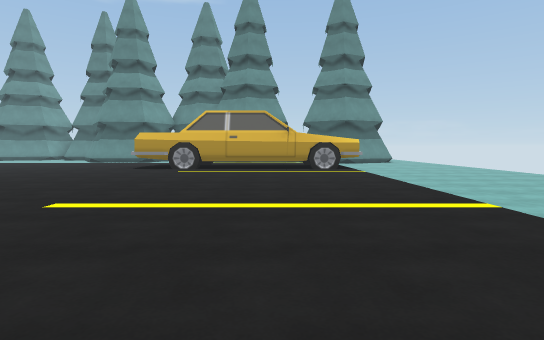
View 1 (above)

23 first-person views from a walk through a Unity game level. The camera is 1.3 m above the floor, tilts 4° down and sees 80° across. The floor is counted in squares, 2 m on a side. Each view is taken from the middle of a square. On the plan, view 1 faces up. The plan holds only what a view shows up to about 10 squares ahead; the rest is blank. The place goes on beyond the plan. The player is left out. Some animated figures are left out. Door leaves are left out, so doorways stand open.

View 2
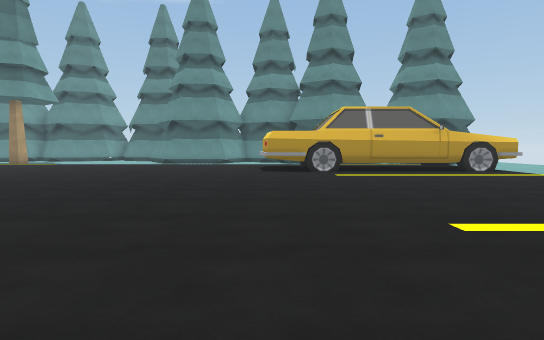

View 3
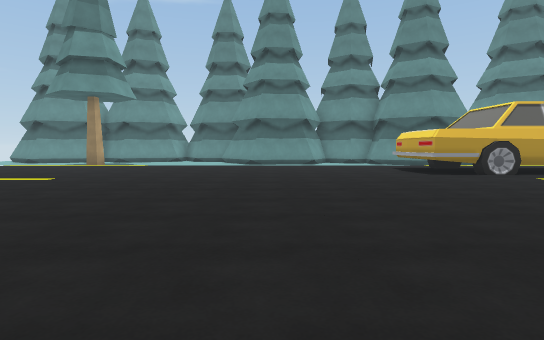

View 4
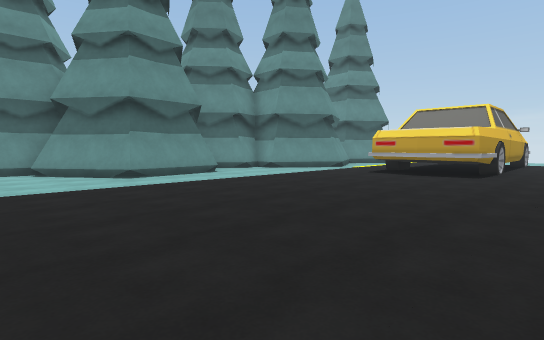

View 5
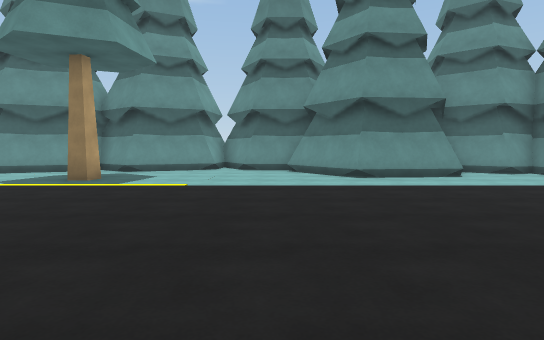

View 6
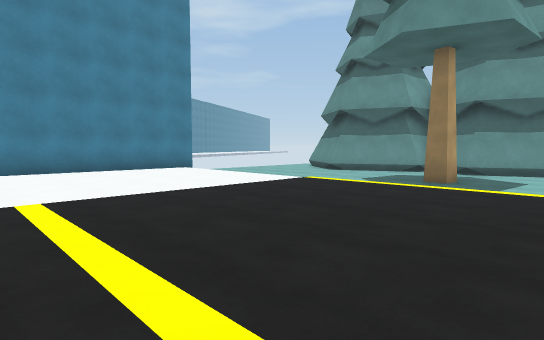

View 7
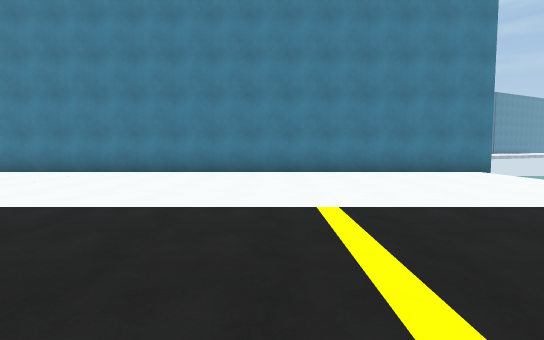

View 8
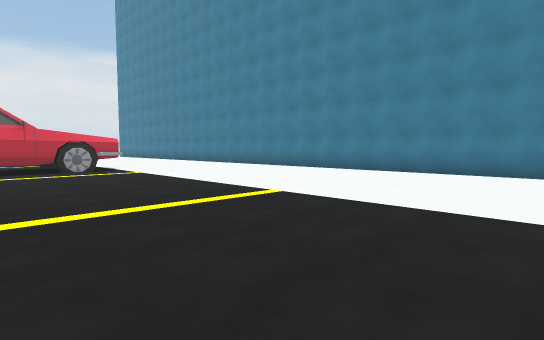

View 9
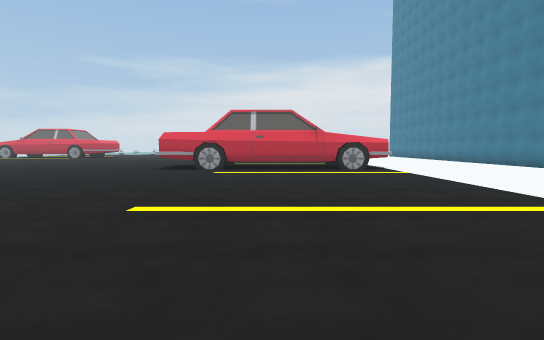

View 10
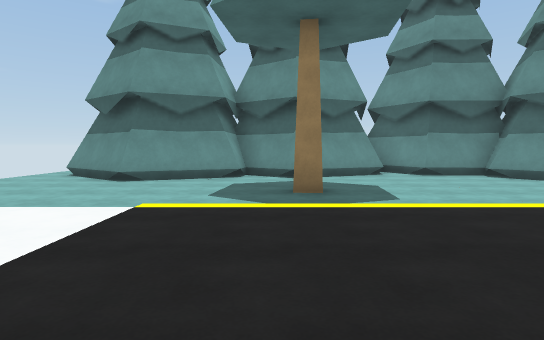

View 11
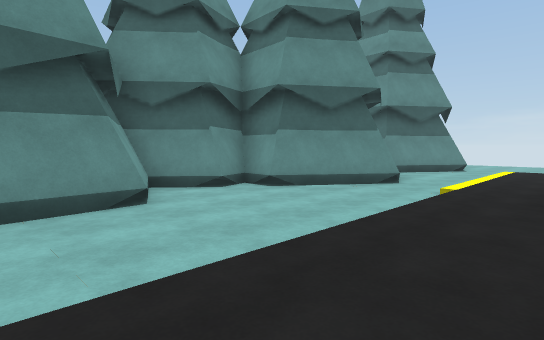

View 12
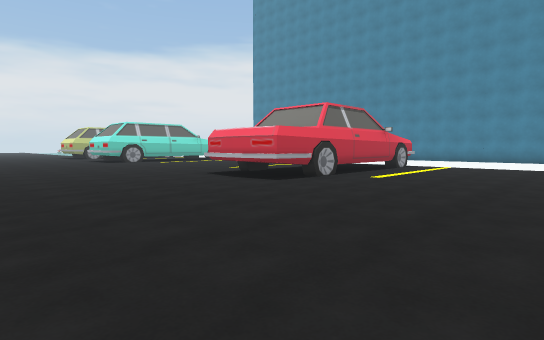

View 13
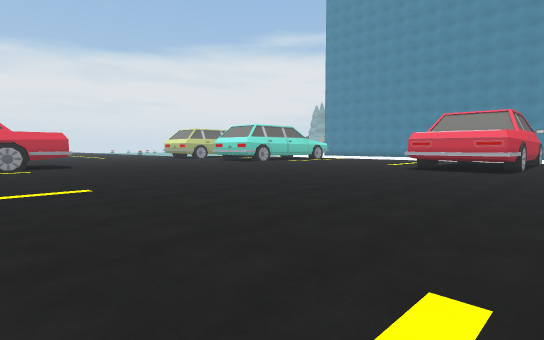

View 14
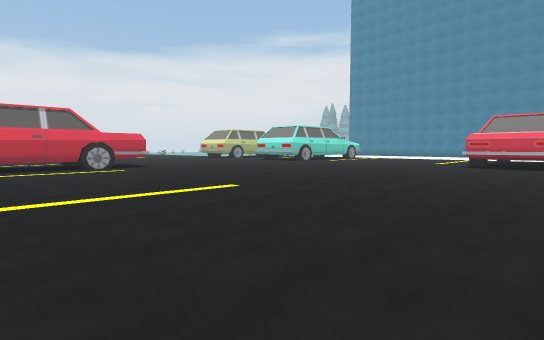

View 15
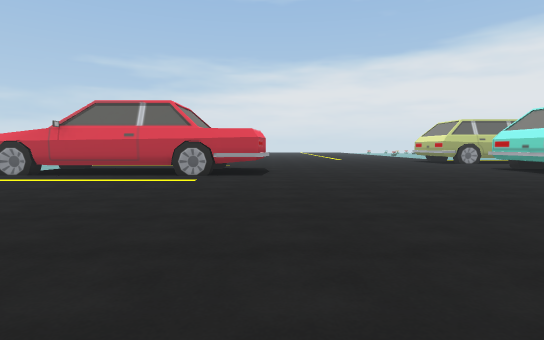

View 16
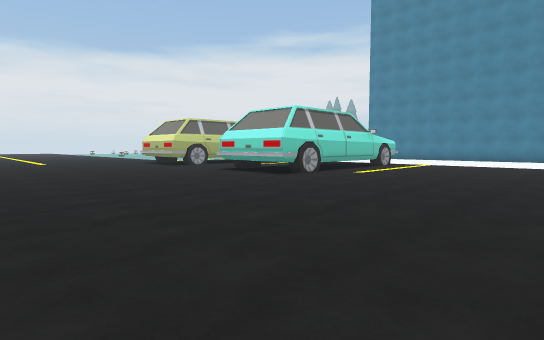

View 17
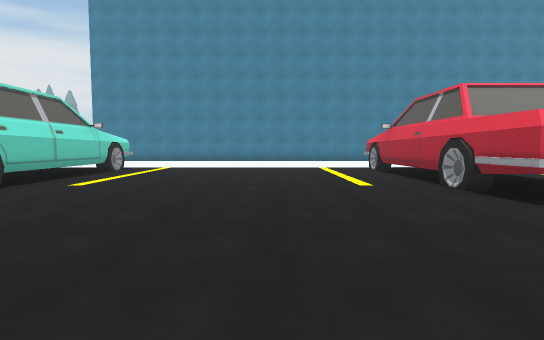

View 18
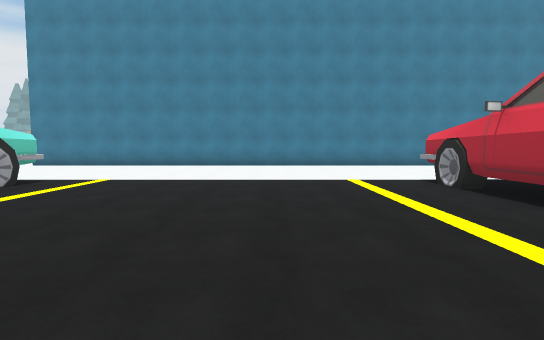

View 19
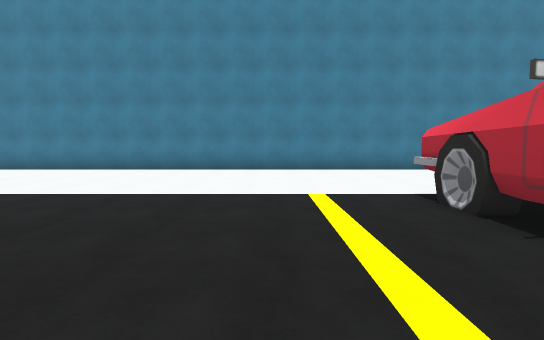

View 20
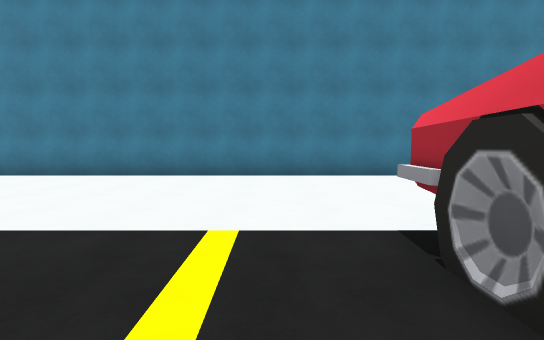

View 21
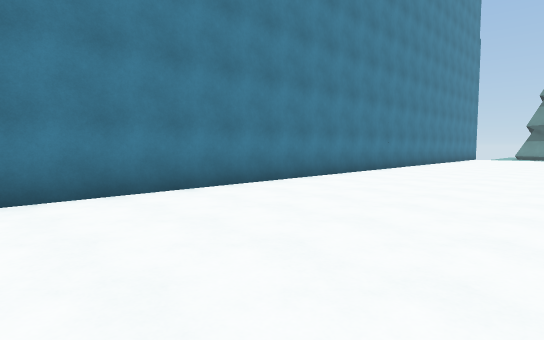

View 22
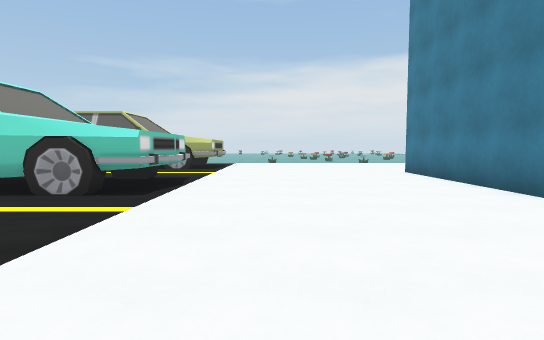

View 23
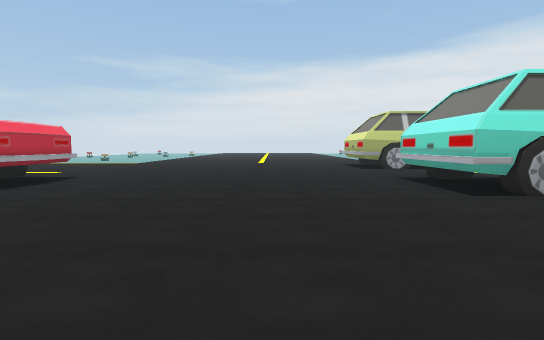

### Floor plan
Key: @ floor where view 1 was taken; # wall or solid block; . main floor; - floor 0.25 m lower than the main floor; = window, fence, low wall or low ledge; ^ raised ledge; T tree; O other object.
Columns run from 23 left of view 1 to 1 right of it. Each row starts with its distance up from view 1.
 20       T   T#
 19  -T   T##TTTT#   T
 18  --T#TTTT----T   #T##
 17  ---T---------#  T-T##  O
 16   ------T-----TTT---T# TO
 15    -------------------T--
 14 =- ----------------------
 13 #........................
 12 #..................###
 11 #..................###
 10 #..................######
  9 #........................
  8 #........................
  7 #......... ..............
  6 #........................
  5 #........................
  4 #........................
  3 #........................
  2 #........................
  1 #................. .  ...
  0 #.................     @
 -1 #......................
 -2 #........................
 -3 #.....^######............
 -4 #..... ######............
 -5 #.....^######............
 -6 #........................
 -7 #........................
 -8 #.......................
 -9 #.......................
-10 #.......................
-11 #........................
-12 #........................
-13 #.....#######......######
-14 #.....#     #......##
-15 #.....#     #......#

Positions as (right, up) in squares from view 1, and headings:
1: (0, 0), facing up
2: (-4, 1), facing up
3: (-8, 2), facing up
4: (-12, 8), facing up-right
5: (-11, 8), facing up
6: (-13, 8), facing up-left
7: (-14, 8), facing left
8: (-14, 7), facing down-left
9: (-14, 7), facing down
10: (-16, 10), facing up
11: (-8, 12), facing up-right
12: (-6, 2), facing down-left
13: (-1, -1), facing down-left
14: (1, -2), facing down-left
15: (-4, -5), facing down
16: (-5, -7), facing down-left
17: (-7, -8), facing left
18: (-11, -8), facing left
19: (-13, -7), facing left
20: (-15, -6), facing left
21: (-18, -6), facing up-left
22: (-19, -8), facing down
23: (-8, -8), facing down
